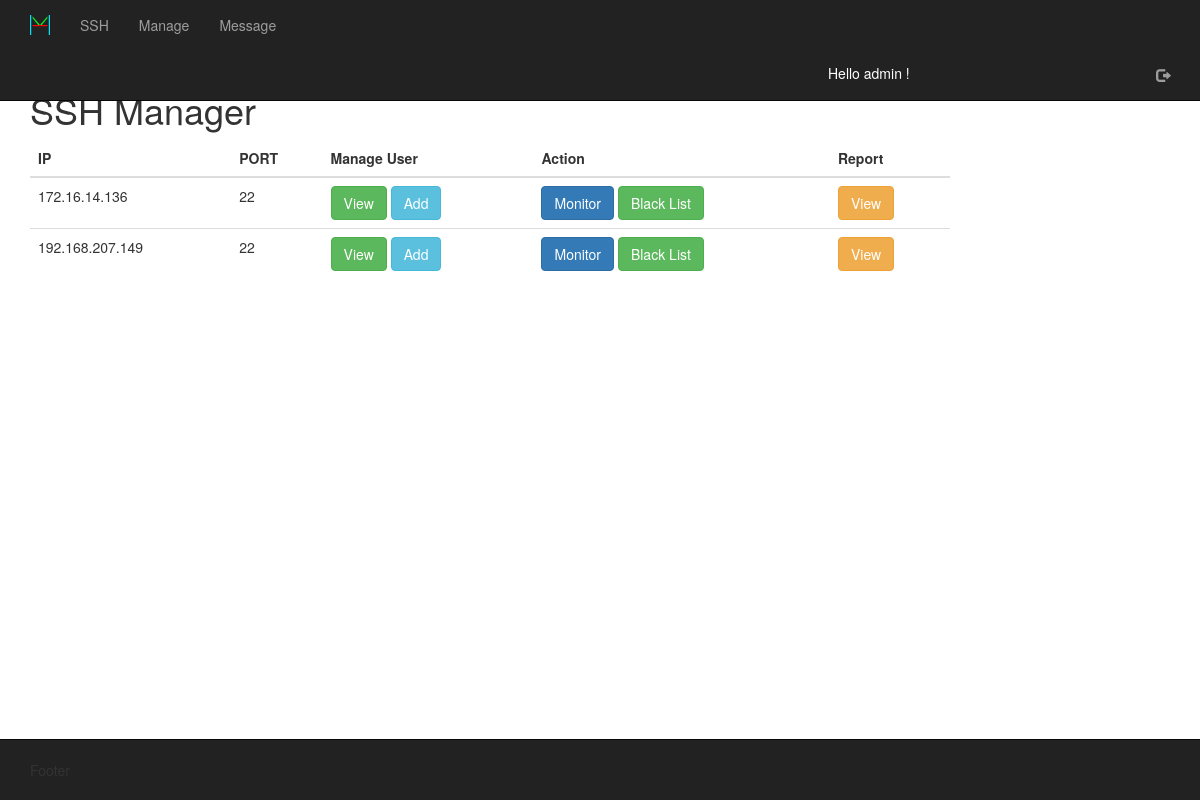
Screenshot of /ssh/manage/ (signed in) with the database file from the repository.
### ssh/models.py (models this page shows, shortened)
class SSH(models.Model):
	ip = models.CharField(max_length=15,null=True)
	port = models.IntegerField(default=22,null=True)
	username = models.CharField(max_length=100,null=True)
	password = models.CharField(max_length=100,null=True)
	pub_date = models.DateTimeField(default=timezone.now)
	area = models.ForeignKey('Location.Area',on_delete=models.CASCADE)

### ssh/views.py (the view)
@login_required(login_url='/login')
def manage(request):
	if not request.user.is_staff:
		return redirect('/')
	try:#Get admin's location
		if request.user.is_superuser:
			getLocation = AdminSSH.objects.all()
			getSSH = SSH.objects.all()
		else:
			getLocation = get_object_or_404(AdminSSH, admin__username=request.user.username)
			getSSH = SSH.objects.filter(area__id=getLocation.location.id)
		getBlackList = BlackList.objects.all()
		context ={
		'object':getSSH,
		'blacklist':getBlackList
		}
	except:
		return render(request, 'manage.html')
	return render(request, 'manage.html',context)

### templates/manage.html (shortened to what this page needs)
{% extends "base.html" %}
{% block title %}SSH Manager{% endblock %}
{% block content %}
<table class="table">
    <thead>
      <tr>
        <th>IP</th>
        <th>PORT</th>
        <th>Manage User</th>
        <th>Action</th>
        <th>Report</th>
      </tr>
    </thead>
    <tbody>
    	{% if object %}
    		{% for i in object %}
    			<tr>
    				<td>{{i.ip}}</td>
    				<td>{{i.port}}</td>
    				<td><button type="button" class="btn btn-success viewUser" id="{{i.id}}" data-toggle="modal" data-target="#myModal">View</button> <button type="button" class="btn btn-info addUser" id="{{i.id}}" data-toggle="modal" data-target="#myModal1">Add</button></td>
    				<td><a href="{% url 'ssh:monitor' i.id %}" type="button" class="btn btn-primary"">Monitor</a>
              <button type="button" class="btn btn-success checkBlackList" id="{{i.id}}" data-toggle="modal" data-target="#myModal2">Black List</button></td>
            <td><a href="{% url 'ssh:logSSH' i.id %}" class="btn btn-warning viewLog" id="{{i.id}}" >View</a></td>
    			</tr>
    		{% endfor %}
    	{% endif %}
    </tbody>
  </table>
{% endblock %}

### templates/base.html (shortened to what this page needs)
<!DOCTYPE html>
<html lang="en">
  <head>
    {% load static %}
    <link rel="stylesheet" type="text/css" href="{% static "datatables/jquery.dataTables.css" %}" />
    <link rel="stylesheet" type="text/css" href="{% static "bootstrap/css/bootstrap.min.css" %}" />
    <link rel="stylesheet" type="text/css" href="{% static "bootstrap-dialog/bootstrap-dialog.min.css" %}" />
    <link rel="stylesheet" type="text/css" href="{% static "custom.css" %}" />
  </head>
  <body>
    <nav class="navbar navbar-inverse navbar-fixed-top">
      <div class="container">
        <div class="navbar-header">
          <a class="navbar-brand" href="/"><img src="{% static "favicon.png" %}" width="20" height="20"></a>
        </div>
        <div id="navbar" class="navbar-collapse collapse">
          <ul class="nav navbar-nav">
            {% if user.is_authenticated %}
            <li><a href="{% url 'ssh:index' %}" title="Hosts">SSH</a></li>
            {% if user.is_staff %}
              <li><a href="{% url 'ssh:manage' %}" title="Hosts">Manage</a></li>
              <li><a href="{% url 'message' %}" title="Message">Message</a></li>
            {% elif not user.is_superuser %}
            <li><a href="{% url 'ticket' %}" title="Ticket">Ticket</a></li>
            <li><a href="{% url 'myTicket' %}" title="Ticket">My Ticket</a></li>
            {% endif %}
            {% endif %}
          </ul>
          <p class=" nav navbar-nav hello" style="color:white;padding-left: 70%;padding-top: 13px;">
            Hello {% if user.is_authenticated %} {{user.username}} {% else %} Guest {%endif%}!
          </p>
          <ul class="hidden-xs nav navbar-nav navbar-right">
            {% if user.is_authenticated %}
              <li><a href="/logout" title="Logout"><span class="glyphicon glyphicon-log-out" aria-hidden="true" title="logout"></span></a></li>
            {% else %}
              <li><a href="/login" title="login"><span class="glyphicon glyphicon-log-in" aria-hidden="true" title="login"></span></a></li>
            {% endif %}
          </ul>
        </div>
      </div>
    </nav>
    <div class="container">
      <div class="row col-10 col-sm-10 col-lg-10">
        <h1>{% block title %}{% endblock %}</h1>
        {% block content %}{% endblock %}
      </div>
      <footer class="navbar navbar-inverse navbar-fixed-bottom">
        <div class="container">
          <div id="navbar-bottom">
            <ul class="pagination pagination-nav">
            </ul>
          </div>
        </div>
      </footer>
    </div>
  </body>
</html>

### ssh/static/custom.css (style rules this page uses)
html { height: 100%; }
body { padding-top: 70px; padding-bottom: 70px; }
a, a.hover, a.focus, a:hover, a:focus { color: black; }

### rows the page displays
SSH: ip "172.16.14.136", port "22"
SSH: ip "192.168.207.149", port "22"

### other values shown
{{ user.username }} "admin"
